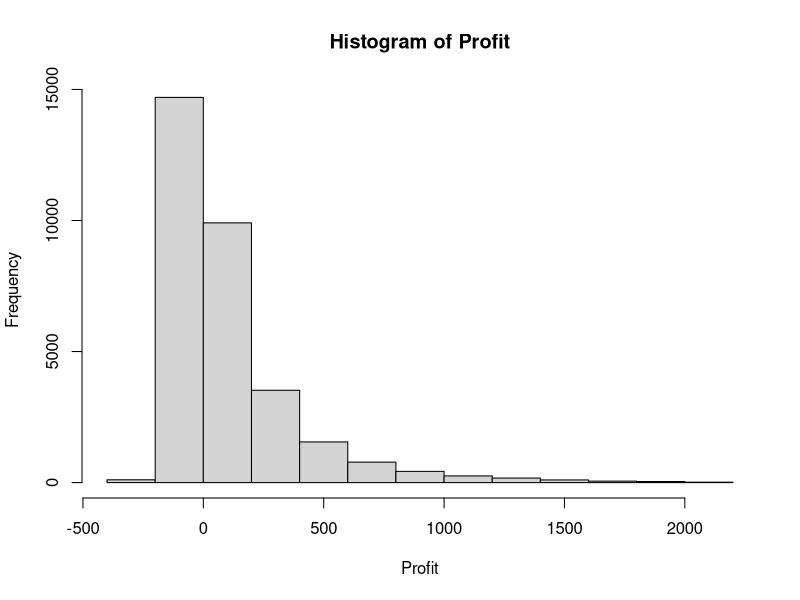
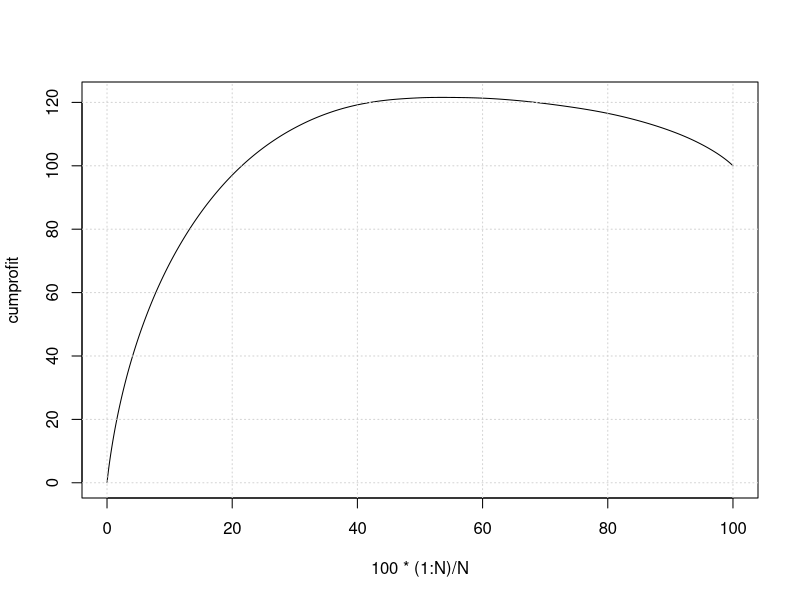
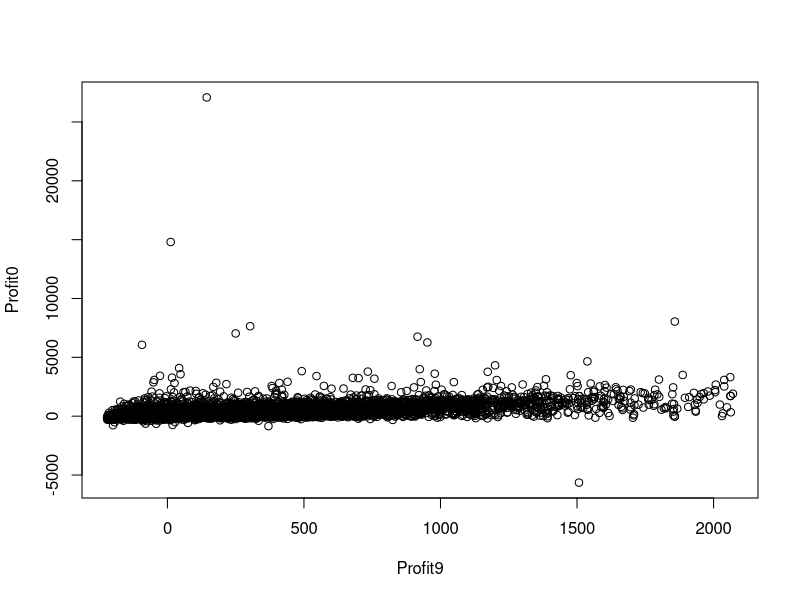

Write R code to recreate these figures, in order. (Note: this script raises an error after producing the figures.)
## ---- chunk 1
knitr::opts_chunk$set(echo = TRUE)
## ---- chunk 2
rm(list =ls())
Pilgrim = read.csv(file = "PilgrimABC.csv", header=T)
attach(Pilgrim)
## ---- chunk 3
dim(Pilgrim)
names(Pilgrim[, 1:9])
## ---- chunk 4
Profit=Pilgrim$X9Profit
Online=Pilgrim$X9Online
Age=Pilgrim$X9Age
Income=Pilgrim$X9Inc
Tenure=Pilgrim$X9Tenure
District=Pilgrim$X9District
## ---- chunk 5
head(Pilgrim)
## ---- chunk 6
summary(Profit)
## ---- chunk 7
hist(Profit)
## ---- chunk 8
N=length(Profit)
Nprofitable = sum(Profit>0)
cat('profitable = ', Nprofitable, ' out of ', N, '\n')
## ---- chunk 9
cumprofit=cumsum(sort(Profit,decreasing=TRUE))*100/sum(Profit)
plot(100*(1:N)/N,cumprofit,type='l')
grid()
## ---- chunk 10
cat('average profit ', mean(Profit), '\n')
ProfitOnline = Profit[Online==1]
cat('average profit ON', mean(ProfitOnline), '\n')
ProfitOffline = Profit[Online==0]
cat('average profit OFF', mean(ProfitOffline), '\n')
## ---- chunk 11
cat('Conf int profit ', t.test(Profit)$conf.int, '\n')
cat('p-value difference ',t.test(ProfitOnline,ProfitOffline)$p.value, '\n')
## ---- chunk 12
mod = lm(Profit ~ Online)
summary(mod)
## ---- chunk 13
Age1 = as.factor(Age)
summary(Age1)
## ---- chunk 14
mod = lm(Profit ~ Online+Age1)
summary(mod)
## ---- chunk 15
lapply(split(Profit,as.factor(Age)),mean) 
## ---- chunk 16
lapply(split(Online,as.factor(Age)),mean)
## ---- chunk 17
sum(is.na(Age))
AgeGiven = ifelse(is.na(Age),0,1) # 0 dove c'è NA, 1 se c'è l'età
mod = lm(Profit ~ AgeGiven)
summary(mod)
## ---- chunk 18
AgeZero = ifelse(is.na(Age),0,Age) 
table(AgeZero)
## ---- chunk 19
mod = lm(Profit ~ Online+AgeZero)
summary(mod)
## ---- chunk 20
mm = mean(Age, na.rm=TRUE)#non consideriamo i valori mancanti
AgeAverage = ifelse(is.na(Age),mm,Age)
table(AgeAverage)
## ---- chunk 21
mod = lm(Profit ~ Online+AgeAverage)
summary(mod)
## ---- chunk 22
mod = lm(Profit ~ Online+AgeZero+AgeGiven)
summary(mod)
## ---- chunk 23
mod = lm(Profit ~ Online+AgeAverage+AgeGiven)
summary(mod)
## ---- chunk 24
IncomeZero = ifelse(is.na(Income),0,Income)
IncomeGiven = ifelse(is.na(Income),0,1)
mod = lm(Profit ~ Online+AgeAverage+AgeGiven+IncomeZero+IncomeGiven)
summary(mod)
## ---- chunk 25
# Control for Tenure and district
any(is.na(District))
table(District) 
District1100 = ifelse(District==1100,1,0)
District1200 = ifelse(District==1200,1,0)
any(is.na(Tenure))
## ---- chunk 26
mod = lm(Profit ~ Online+AgeAverage+AgeGiven+IncomeZero+IncomeGiven+Tenure+District1100+District1200)
summary(mod)
## ---- chunk 27
AgeCat = ifelse(is.na(Age)==TRUE,0,Age)
Age1=as.factor(AgeCat)
levels(Age1)
## ---- chunk 28
mod = lm(Profit ~ Online+Age1+IncomeZero+IncomeGiven+Tenure+District1100+District1200)
summary(mod)
## ---- chunk 29

## ---- chunk 30

## ---- chunk 31

## ---- chunk 32

## ---- chunk 33

## ---- chunk 34
#Andiamo a rinominare le variabili
Profit9=X9Profit 
Online9=X9Online
Profit0=X0Profit
Online0=X0Online
## ---- chunk 35
mod1 = lm(Profit0 ~ Online9)
summary(mod1)
## ---- chunk 36
mod2 = lm(Profit0 ~ Online9+AgeZero+AgeGiven+IncomeZero+IncomeGiven+Tenure+District1100+District1200)
summary(mod2)
## ---- chunk 37
mod3 = lm(Profit0 ~ Profit9+Online9+AgeZero+AgeGiven+IncomeZero+IncomeGiven+Tenure+District1100+District1200)
summary(mod3)
## ---- chunk 38
mod4 = lm(Profit0 ~ Profit9+Online9+Tenure+District1100+District1200)
summary(mod4)
## ---- chunk 39
plot(Profit9,Profit0)
cor(Profit9,Profit0,use="complete.obs")
sum(Profit0>5000,na.rm=TRUE)
## ---- chunk 40
c=which(Profit0>5000)
detach(Pilgrim)
data=Pilgrim[-c,]
attach(data)
Profit9=X9Profit
Online9=X9Online
Age=X9Age
Income=X9Inc
Tenure=X9Tenure
District=X9District
Profit0=X0Profit
Online0=X0Online
District1100 = ifelse(District==1100,1,0)
District1200 = ifelse(District==1200,1,0)
AgeGiven = ifelse(is.na(Age),0,1)
AgeZero = ifelse(is.na(Age),0,Age)
IncomeZero = ifelse(is.na(Income),0,Income)
IncomeGiven = ifelse(is.na(Income),0,1)
mod3 = lm(Profit0 ~ Profit9+Online9+AgeZero+AgeGiven+IncomeZero+IncomeGiven+Tenure+District1100+District1200, data=data)
summary(mod3)
mod4 = lm(Profit0 ~ Profit9+Online9+Tenure+District1100+District1200)
summary(mod4)
## ---- chunk 41
sum(is.na(Online0))
sum(is.na(Profit0))
which(is.na(Profit0) != is.na(Online0))
which(is.na(Profit0) < is.na(Online0))
which(is.na(Profit0) > is.na(Online0))
## ---- chunk 42
detach(Pilgrim)
